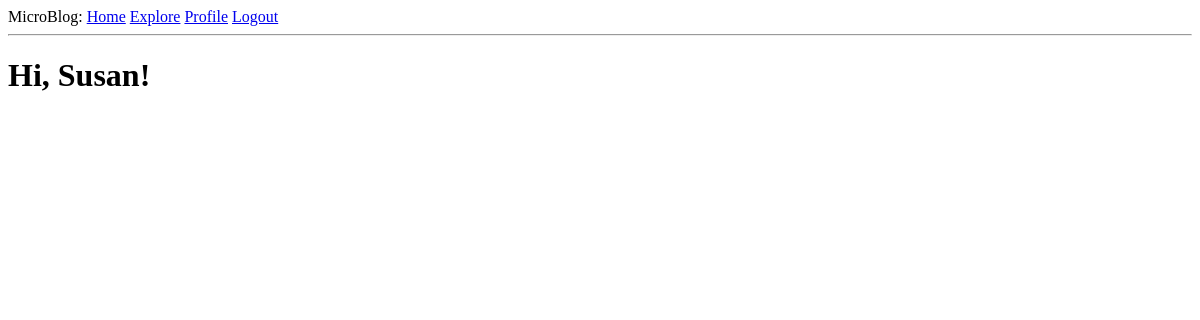
The page /explore (signed in) on the database as committed earlier.
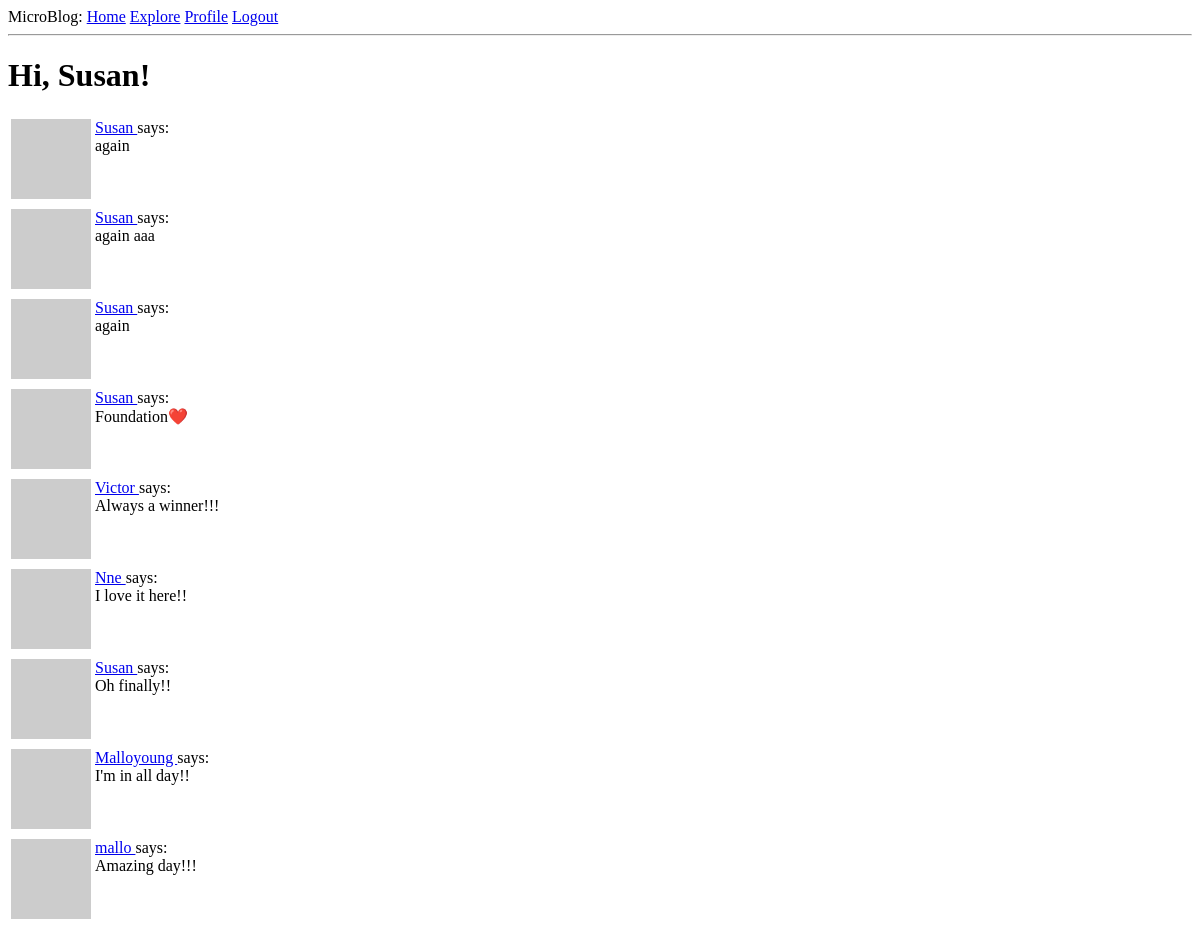
The same page on the database as committed later.
### app/models.py (models this page shows, shortened)
class Post(db.Model):
    id: so.Mapped[int] = so.mapped_column(primary_key=True)
    body: so.Mapped[str] = so.mapped_column(sa.String(140))
    timestamp: so.Mapped[datetime] = so.mapped_column(
        index=True, default=lambda: datetime.now(timezone.utc))
    user_id: so.Mapped[int] = so.mapped_column(sa.ForeignKey(User.id),
                                               index=True)
    author: so.Mapped[User] = so.relationship(back_populates='posts')

class User(UserMixin, db.Model):
    id: so.Mapped[int] = so.mapped_column(primary_key=True)
    username: so.Mapped[str] = so.mapped_column(sa.String(64), index=True,
                                                unique=True)
    email: so.Mapped[str] = so.mapped_column(sa.String(120), index=True,
                                             unique=True)
    password_hash: so.Mapped[Optional[str]] = so.mapped_column(sa.String(256))
    posts: so.WriteOnlyMapped['Post'] = so.relationship(
        back_populates='author')
    about_me: so.Mapped[Optional[str]] = so.mapped_column(sa.String(140))
    last_seen: so.Mapped[Optional[datetime]] = so.mapped_column(
        default=lambda: datetime.now(timezone.utc))
    following: so.WriteOnlyMapped['User'] = so.relationship(
        secondary=followers, primaryjoin=(followers.c.follower_id == id),
        secondaryjoin=(followers.c.followed_id == id),
        back_populates='followers')
    followers: so.WriteOnlyMapped['User'] = so.relationship(
        secondary=followers, primaryjoin=(followers.c.followed_id == id),
        secondaryjoin=(followers.c.follower_id == id),
        back_populates='following')
    def avatar(self, size):
        digest = md5(self.email.lower().encode('utf-8')).hexdigest()
        return f'https://www.gravatar.com/avatar/{digest}?d=identicon&s={size}'

### app/routes.py (the view)
@bot_1.route('/explore')
@login_required
def explore():
    page = request.args.get('page', 1, type=int)
    query = sa.select(Post).order_by(Post.timestamp.desc())
    posts = db.paginate(query, page=page,
                        per_page=bot_1.config['POSTS_PER_PAGE'], error_out=False)
    next_url = url_for('explore', page=posts.next_num) \
        if posts.has_next else None
    prev_url = url_for('explore', page=posts.prev_num) \
        if posts.has_prev else None
    return render_template("index.html", title='Explore', posts=posts.items,
                           next_url=next_url, prev_url=prev_url)

### app/models.py (called while the page is built)
@login.user_loader
def load_user(id):
    return db.session.get(User, int(id))

### app/routes.py (called while the page is built)
@bot_1.before_request
def before_request():
    if current_user.is_authenticated:
        current_user.last_seen = datetime.now(timezone.utc)
        db.session.commit()

### app/templates/index.html (shortened to what this page needs)
{% extends "base.html" %}
{% block content %}
    <h1>Hi, {{ current_user.username }}!</h1>
    {% for post in posts %}
        {% include '_post.html' %}
    {% endfor %}
{% endblock %}

### app/templates/_post.html
<table>
    <tr valign="top">
        <td><img src="{{ post.author.avatar(36) }}"></td>
        <td>
            <a href="{{ url_for('user', username=post.author.username) }}">
                {{ post.author.username }}
            </a>
            says:<br>{{ post.body }}
        </td>
    </tr>
</table>

Rows that differ between the two databases and show on the page:
added Post: author.username "Susan", body "again"
added Post: author.username "Susan", body "again aaa"
added Post: author.username "Susan", body "again"
added Post: author.username "Susan", body "Foundation❤️"
added Post: author.username "Victor", body "Always a winner!!!"
added Post: author.username "Nne", body "I love it here!!"
added Post: author.username "Susan", body "Oh finally!!"
added Post: author.username "Malloyoung", body "I'm in all day!!"
added Post: author.username "mallo", body "Amazing day!!!"
